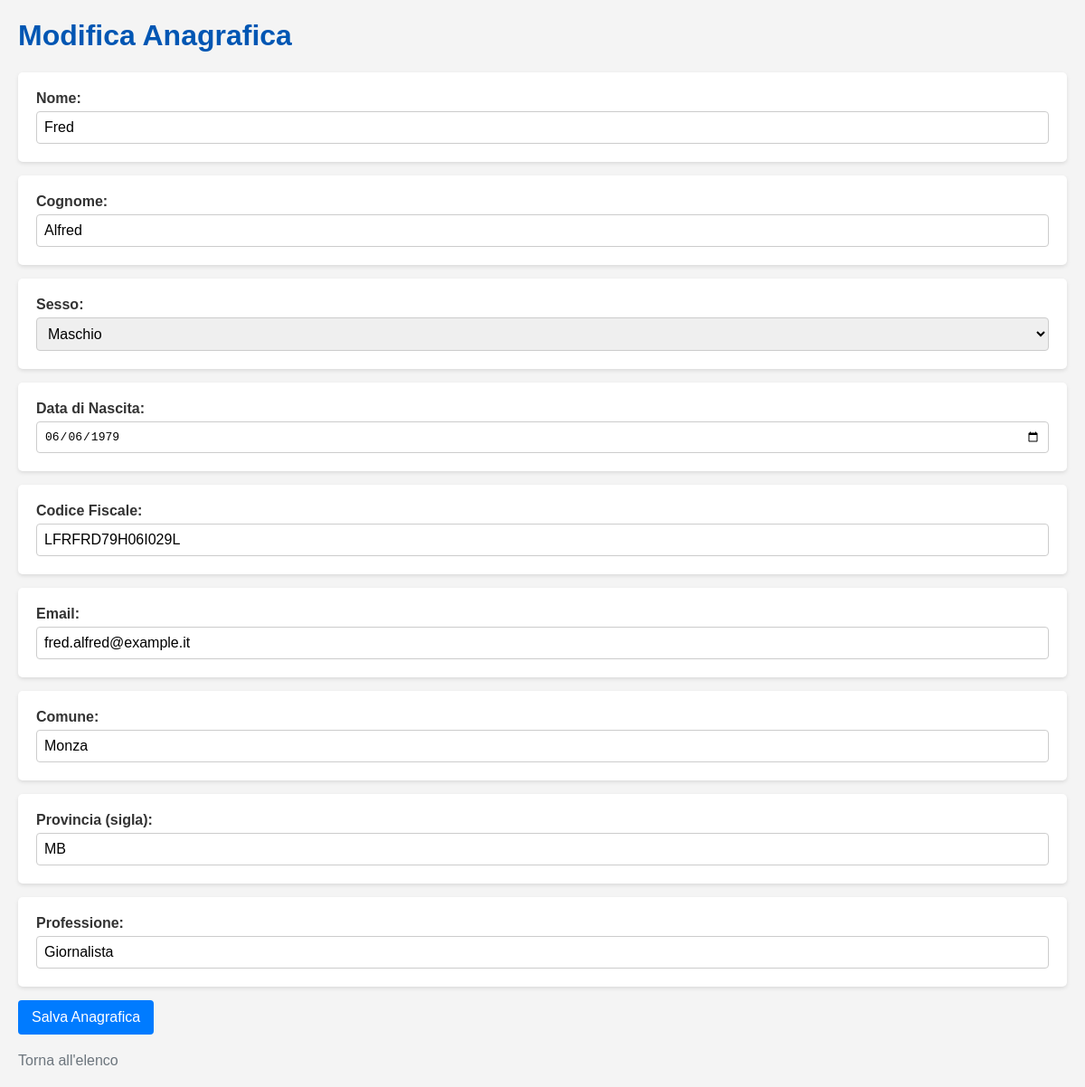
Screenshot of /form.php?id=29 with the database file from the repository.
### tables this page shows
CREATE TABLE IF NOT EXISTS `anagrafiche` (
  `id` INT AUTO_INCREMENT PRIMARY KEY,
  `nome` VARCHAR(100) NOT NULL,
  `cognome` VARCHAR(100) NOT NULL,
  `sesso` VARCHAR(10) DEFAULT NULL,
  `data_nascita` DATE DEFAULT NULL,
  `codice_fiscale` VARCHAR(16) DEFAULT NULL,
  `email` VARCHAR(255) DEFAULT NULL,
  `comune` VARCHAR(255) DEFAULT NULL,
  `provincia` VARCHAR(2) DEFAULT NULL,
  `professione` VARCHAR(255) DEFAULT NULL,
  UNIQUE KEY `idx_codice_fiscale_unique` (`codice_fiscale`)  
);

### form.php (the view, shortened to what this page needs)
<?php
require_once 'db_connection.php';
$anagrafica = [
    'id' => null,
    'nome' => '',
    'cognome' => '',
    'sesso' => '',
    'data_nascita' => '',
    'codice_fiscale' => '',
    'email' => '',
    'comune' => '',
    'provincia' => '',
    'professione' => ''
];
$page_title = 'Aggiungi Nuova Anagrafica';
if (isset($_GET['id']) && !empty($_GET['id'])) {
    $id_anagrafica = filter_input(INPUT_GET, 'id', FILTER_VALIDATE_INT);
    if ($id_anagrafica) {
        try {
            $sql = "SELECT * FROM anagrafiche WHERE id = :id";
            $stmt = $pdo->prepare($sql);
            $stmt->bindParam(':id', $id_anagrafica, PDO::PARAM_INT);
            $stmt->execute();
            $anagrafica_db = $stmt->fetch();
            if ($anagrafica_db) {
                $anagrafica = $anagrafica_db;
                $page_title = 'Modifica Anagrafica';
            } else {
                die("Anagrafica non trovata.");
            }
        } catch (\PDOException $e) {
            die("Errore durante il recupero dell'anagrafica: " . $e->getMessage());
        }
    } else {
         die("ID anagrafica non valido.");
    }
}
?>
<!DOCTYPE html>
<html lang="it">
<head>
    <link rel="stylesheet" href="style.css">
</head>
<body>
    <h1><?php echo $page_title; ?></h1>
    <form action="save.php" method="post">
        <div class="form-group">
            <label for="nome">Nome:</label>
            <input type="text" id="nome" name="nome" value="<?php echo htmlspecialchars($anagrafica['nome']); ?>" required>
        </div>
        <div class="form-group">
            <label for="cognome">Cognome:</label>
            <input type="text" id="cognome" name="cognome" value="<?php echo htmlspecialchars($anagrafica['cognome']); ?>" required>
        </div>
        <div class="form-group">
            <label for="sesso">Sesso:</label>
            <select id="sesso" name="sesso">
                <option value="Maschio" <?php echo ($anagrafica['sesso'] === 'Maschio') ? 'selected' : ''; ?>>Maschio</option>
            </select>
        </div>
        <div class="form-group">
            <label for="data_nascita">Data di Nascita:</label>
            <input type="date" id="data_nascita" name="data_nascita" value="<?php echo htmlspecialchars($anagrafica['data_nascita']); ?>">
        </div>
        <div class="form-group">
            <label for="codice_fiscale">Codice Fiscale:</label>
            <input type="text" id="codice_fiscale" name="codice_fiscale" value="<?php echo htmlspecialchars($anagrafica['codice_fiscale']); ?>" pattern="[A-Za-z]{6}[0-9]{2}[A-Za-z]{1}[0-9]{2}[A-Za-z]{1}[0-9]{3}[A-Za-z]{1}" title="Inserisci un codice fiscale valido (es. RSSMRA80A01H501A)">
        </div>
        <div class="form-group">
            <label for="email">Email:</label>
            <input type="text" id="email" name="email" value="<?php echo htmlspecialchars($anagrafica['email']); ?>">
        </div>
        <div class="form-group">
            <label for="comune">Comune:</label>
            <input type="text" id="comune" name="comune" value="<?php echo htmlspecialchars($anagrafica['comune']); ?>">
        </div>
        <div class="form-group">
            <label for="provincia">Provincia (sigla):</label>
            <input type="text" id="provincia" name="provincia" value="<?php echo htmlspecialchars($anagrafica['provincia']); ?>" maxlength="2" pattern="[A-Za-z]{2}">
        </div>
        <div class="form-group">
            <label for="professione">Professione:</label>
            <input type="text" id="professione" name="professione" value="<?php echo htmlspecialchars($anagrafica['professione']); ?>">
        </div>
        <button type="submit">Salva Anagrafica</button>
    </form>
    <a href="index.php" class="back-link">Torna all'elenco</a>
</body>
</html>

### style.css (style rules this page uses)
body { font-family: 'Segoe UI', Tahoma, Geneva, Verdana, sans-serif; margin: 20px; background-color: #f4f4f4; color: #333; }
h1 { color: #0056b3; }
a { text-decoration: none; color: #007bff; }
.add-button, button[type="submit"] { display: inline-block; padding: 10px 15px; color: white; border: none; border-radius: 4px; cursor: pointer; font-size: 1em; text-align: center; }
button[type="submit"] { background-color: #007bff; }
.form-group { margin-bottom: 15px; background-color: #fff; padding: 20px; border-radius: 5px; box-shadow: 0 2px 4px rgba(0, 0, 0, 0.1); }
label { display: block; margin-bottom: 8px; font-weight: bold; }
input[type="text"], input[type="date"], select { width: 100%; padding: 10px; border: 1px solid #ccc; border-radius: 4px; box-sizing: border-box; font-size: 1em; }
.back-link { display: inline-block; margin-top: 20px; color: #6c757d; }

### form.php (style rules this page uses)
body { font-family: sans-serif; margin: 20px; }
.form-group { margin-bottom: 15px; }
label { display: block; margin-bottom: 5px; font-weight: bold; }
input[type="text"], input[type="date"], select { width: 100%; padding: 8px; border: 1px solid #ccc; border-radius: 4px; box-sizing: border-box; }
button { padding: 10px 15px; background-color: #007bff; color: white; border: none; border-radius: 4px; cursor: pointer; }
.back-link { display: block; margin-top: 20px; }

### rows the page displays
anagrafiche: nome "Fred", cognome "Alfred", sesso "Maschio", data_nascita "06/06/1979", codice_fiscale "LFRFRD79H06I029L", email "fred.alfred@example.it", comune "Monza", provincia "MB", professione "Giornalista"

### other values shown
$page_title "Modifica Anagrafica"
